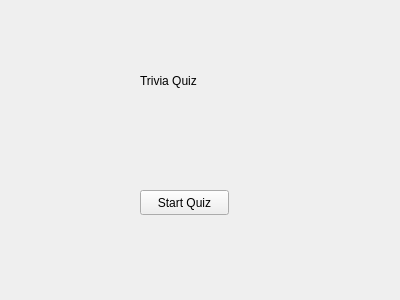
<?xml version="1.0" encoding="UTF-8"?>
<ui version="4.0">
 <class>Widget</class>
 <widget class="QWidget" name="Widget">
  <property name="geometry">
   <rect>
    <x>0</x>
    <y>0</y>
    <width>400</width>
    <height>300</height>
   </rect>
  </property>
  <property name="windowTitle">
   <string>Widget</string>
  </property>
  <widget class="QLabel" name="label">
   <property name="geometry">
    <rect>
     <x>140</x>
     <y>70</y>
     <width>101</width>
     <height>21</height>
    </rect>
   </property>
   <property name="text">
    <string>Trivia Quiz</string>
   </property>
  </widget>
  <widget class="QPushButton" name="pushButton">
   <property name="geometry">
    <rect>
     <x>140</x>
     <y>190</y>
     <width>89</width>
     <height>25</height>
    </rect>
   </property>
   <property name="text">
    <string>Start Quiz</string>
   </property>
  </widget>
 </widget>
 <layoutdefault spacing="6" margin="11"/>
 <resources/>
 <connections>
  <connection>
   <sender>pushButton</sender>
   <signal>clicked()</signal>
   <receiver>Widget</receiver>
   <slot>show()</slot>
   <hints>
    <hint type="sourcelabel">
     <x>183</x>
     <y>203</y>
    </hint>
    <hint type="destinationlabel">
     <x>316</x>
     <y>234</y>
    </hint>
   </hints>
  </connection>
 </connections>
</ui>
